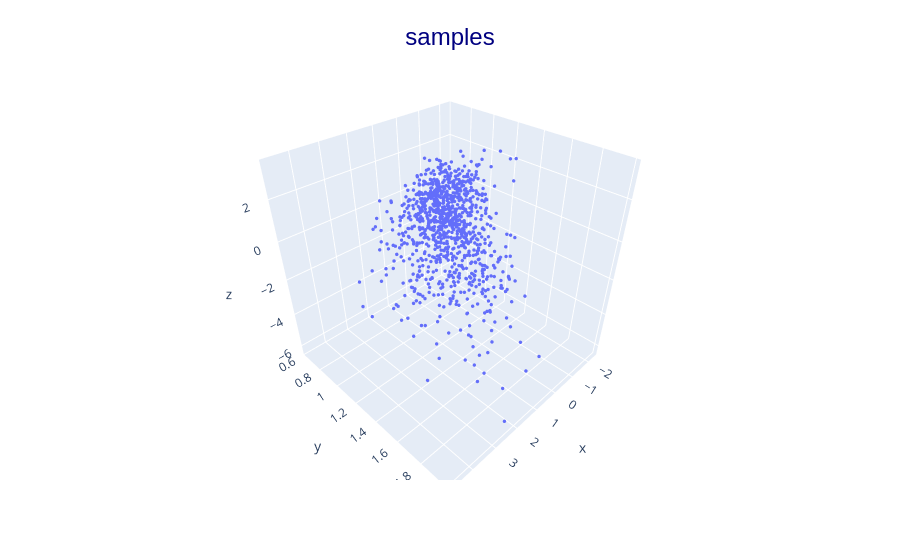

The code cell stored with this chart in its notebook:
### Code cell
predictions = samples(model, None)
if z_dim == 2:
    zs = predictions["z"][0]
    plt.scatter(x=zs[:,0], y=zs[:,1])

### Figure 1 — Plotly figure (JSON) as saved in the notebook; plotly's stock layout.template omitted (floating-point values rounded to 4 significant figures; data arrays with more than 128 entries replaced by an {"elided": "..."} marker saying what was removed)
{"data": [{"hovertemplate": "x=%{x}<br>y=%{y}<br>z=%{z}<extra></extra>", "legendgroup": "", "marker": {"color": "#636efa", "size": 2, "symbol": "circle"}, "mode": "markers", "name": "", "scene": "scene", "showlegend": false, "type": "scatter3d", "x": {"elided": "1000 float values"}, "y": {"elided": "1000 float values"}, "z": {"elided": "1000 float values"}}], "layout": {"legend": {"tracegroupgap": 0}, "margin": {"t": 60}, "scene": {"domain": {"x": [0, 1], "y": [0, 1]}, "xaxis": {"title": {"text": "x"}}, "yaxis": {"title": {"text": "y"}}, "zaxis": {"title": {"text": "z"}}}, "title": {"font": {"color": "navy", "family": "Arial", "size": 24}, "text": "samples", "x": 0.5, "y": 0.95}}}
